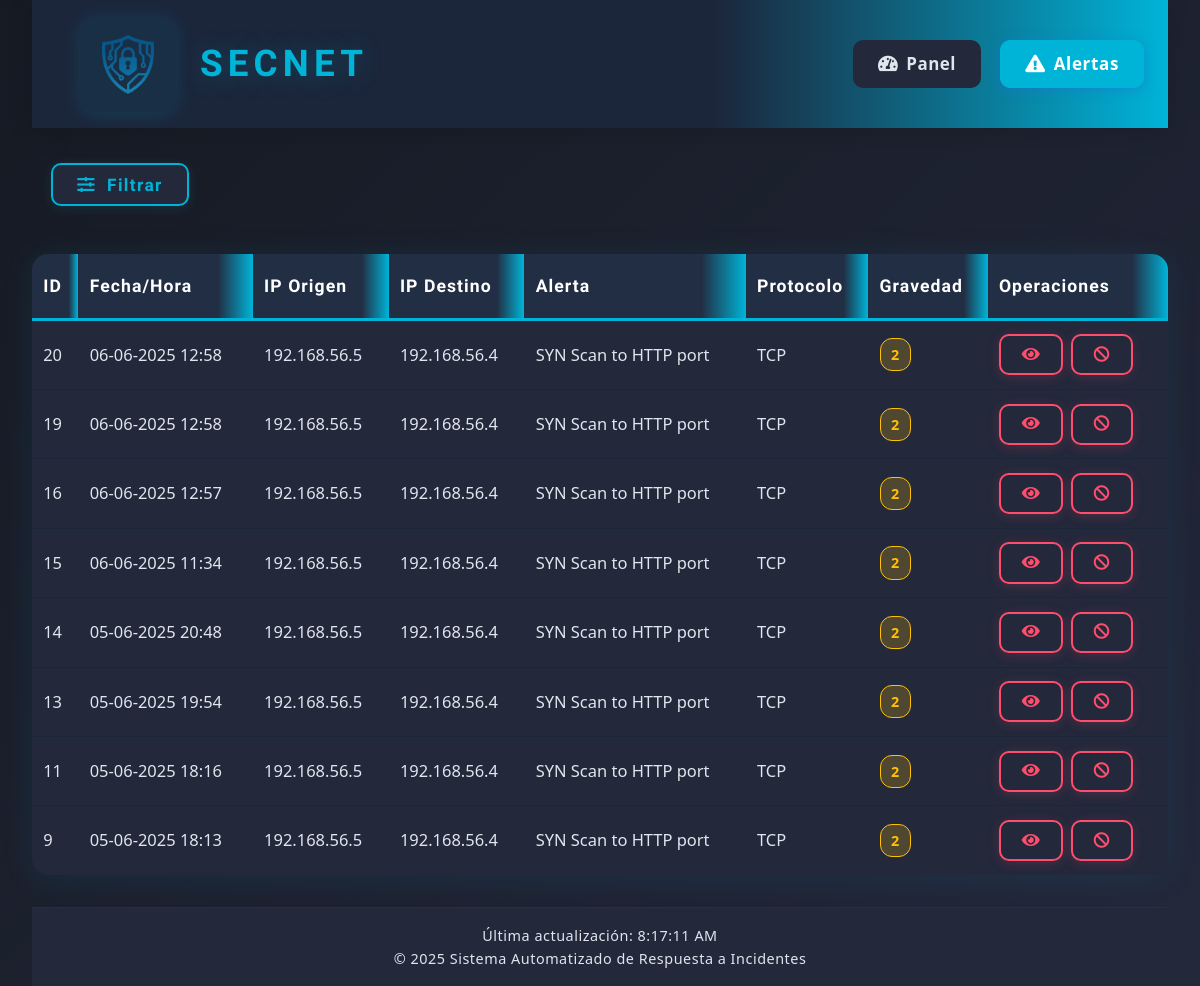
The app's page /web-interface/alerts.php?severity=2, older data.
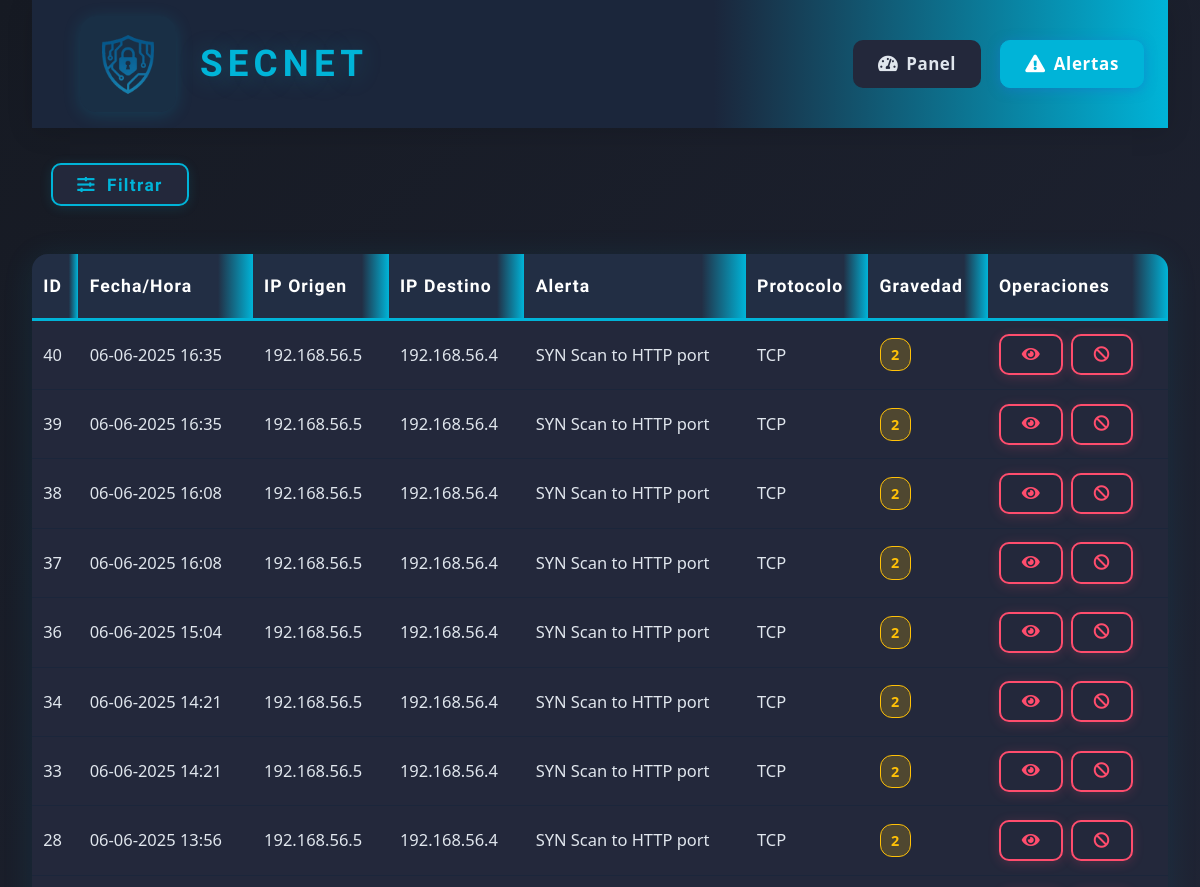
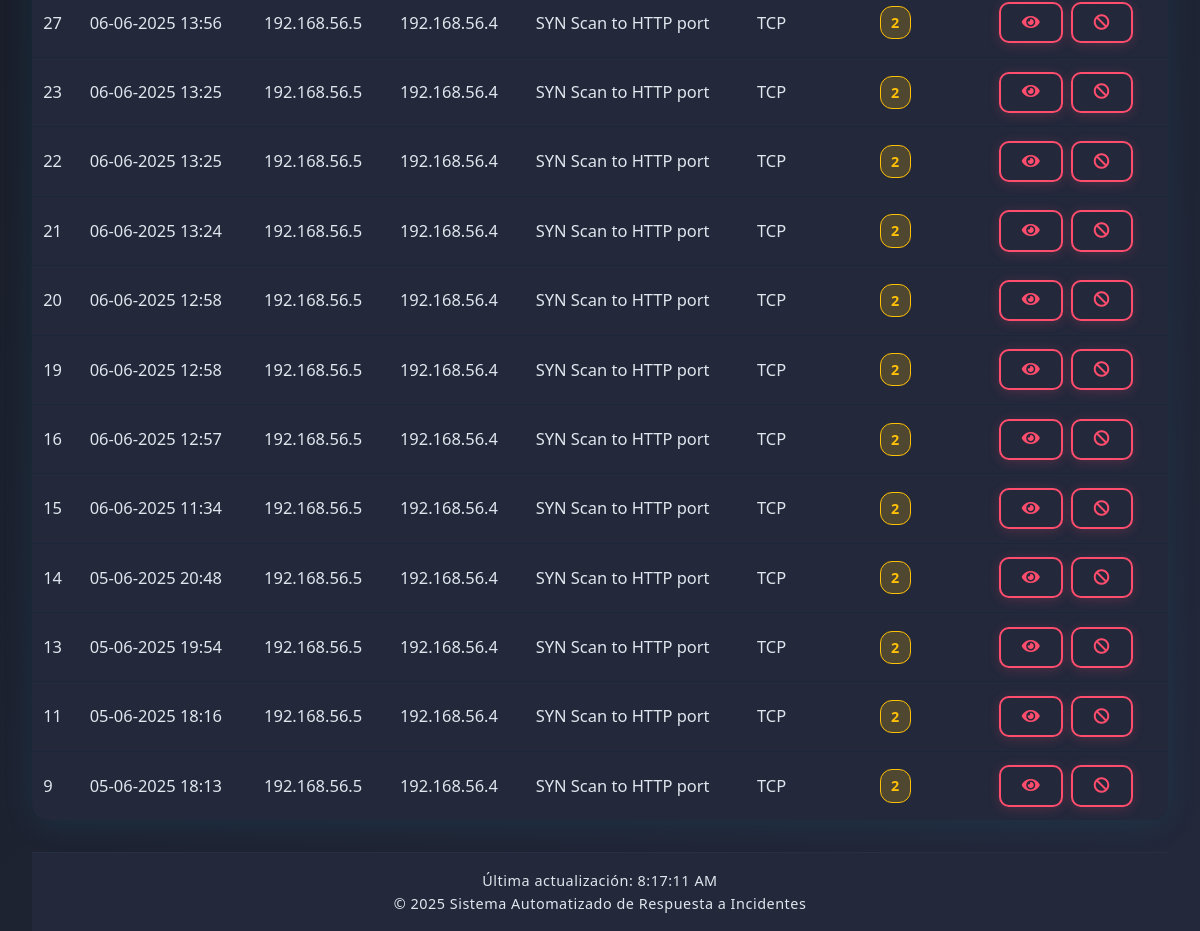
The same page, newer data (2 pictures, top to bottom).
### tables this page shows
CREATE TABLE alerts (
        id INTEGER PRIMARY KEY AUTOINCREMENT,
        timestamp TEXT,
        source_ip TEXT,
        source_port TEXT,
        destination_ip TEXT,
        dest_port TEXT,
        alert_message TEXT,
        severity INTEGER,
        protocol TEXT,
        action_taken TEXT,
        raw_data TEXT
    );

### web-interface/alerts.php (the view, shortened to what this page needs)
<!DOCTYPE html>
<html lang="es">
<head>
    <link rel="stylesheet" href="css/style.css">
    <link rel="stylesheet" href="https://cdnjs.cloudflare.com/ajax/libs/font-awesome/5.15.3/css/all.min.css">
</head>
<body>
    <div class="container">
        <header>
            <div class="logo-container">
                <a href="index.php" style="display:flex;align-items:center;text-decoration:none;">
                    <img src="assets/logo.png" alt="Logo">
                    <h1 style="font-family: 'Orbitron', sans-serif;">SecNet</h1>
                </a>
            </div>
            <nav>
                <ul>
                    <li><a href="index.php"><i class="fas fa-tachometer-alt"></i> Panel</a></li>
                    <li><a href="alerts.php" class="active"><i class="fas fa-exclamation-triangle"></i> Alertas</a></li>
                </ul>
            </nav>
        </header>
        <main>
            <section class="alerts-section">
                <button id="toggleFiltersBtn" class="filter-button" type="button" style="margin-bottom:1.2rem;"><i class="fas fa-sliders-h"></i> Filtrar</button>
                <div class="alerts-table">
                    <table class="tech-table">
                        <thead>
                            <tr>
                                <th>ID</th>
                                <th>Fecha/Hora</th>
                                <th>IP Origen</th>
                                <th>IP Destino</th>
                                <th>Alerta</th>
                                <th>Protocolo</th>
                                <th>Gravedad</th>
                                <th>Operaciones</th>
                            </tr>
                        </thead>
                        <tbody id="alertsTableBody">
                            <?php
                            $db = new SQLite3('/var/www/html/database/alerts.db');
                            $db->exec("PRAGMA timezone = 'Europe/Madris'");
                            $offset = isset($_GET['offset']) ? intval($_GET['offset']) : 0;
                            $limit = 30;
                            $query = "SELECT * FROM alerts WHERE 1=1";
                            $countQuery = "SELECT COUNT(*) as total FROM alerts WHERE 1=1";
                            $params = [];
                            if (isset($_GET['severity']) && $_GET['severity'] !== '') {
                                $severity = intval($_GET['severity']);
                                if ($severity === 3) {
                                    $query .= " AND severity >= 3";
                                    $countQuery .= " AND severity >= 3";
                                } else {
                                    $query .= " AND severity = :severity";
                                    $params[':severity'] = $severity;
                                }
                            }
                            $query .= " ORDER BY timestamp DESC LIMIT $limit OFFSET $offset";
                            $stmt = $db->prepare($query);
                            foreach ($params as $key => $value) {
                                $stmt->bindValue($key, $value, SQLITE3_TEXT);
                            }
                            $results = $stmt->execute();
                            while ($row = $results->fetchArray(SQLITE3_ASSOC)) {
                                echo '<tr>';
                                echo '<td>' . $row['id'] . '</td>';
                                $date = new DateTime($row['timestamp'], new DateTimeZone('UTC'));
                                $date->setTimezone(new DateTimeZone('Europe/Madrid'));
                                echo '<td data-timestamp="' . strtotime($row['timestamp']) . '">' . $date->format('d-m-Y H:i') . '</td>';
                                echo '<td>' . htmlspecialchars($row['source_ip']) . '</td>';
                                echo '<td>' . htmlspecialchars($row['destination_ip']) . '</td>';
                                echo '<td>' . htmlspecialchars($row['alert_message']) . '</td>';
                                echo '<td>' . htmlspecialchars($row['protocol']) . '</td>';
                                echo '<td><span class="gravedad-badge gravedad-' . (int)$row['severity'] . '">' . $row['severity'] . '</span></td>';
                                echo '<td>';
                                echo '<button class="action-btn alerta details-button" onclick="viewAlertDetails(' . $row['id'] . ')"><i class="fas fa-eye"></i></button> ';
                                echo '<button class="action-btn alerta block-button" onclick="blockIP(\'' . htmlspecialchars($row['source_ip']) . '\')"><i class="fas fa-ban"></i></button>';
                                echo '</td>';
                                echo '</tr>';
                            }
                            ?>
                        </tbody>
                    </table>
                </div>
            </section>
        </main>
        <footer class="footer-container">
            <p>&copy; <?php echo date('Y'); ?> Sistema Automatizado de Respuesta a Incidentes</p>
        </footer>
    </div>
</body>
</html>

Row changes from the older to the newer data that the page shows:
added alerts: id "40", timestamp "06-06-2025 16:35", source_ip "192.168.56.5", destination_ip "192.168.56.4", alert_message "SYN Scan to HTTP port", protocol "TCP", severity "2"
added alerts: id "39", timestamp "06-06-2025 16:35", source_ip "192.168.56.5", destination_ip "192.168.56.4", alert_message "SYN Scan to HTTP port", protocol "TCP", severity "2"
added alerts: id "38", timestamp "06-06-2025 16:08", source_ip "192.168.56.5", destination_ip "192.168.56.4", alert_message "SYN Scan to HTTP port", protocol "TCP", severity "2"
added alerts: id "37", timestamp "06-06-2025 16:08", source_ip "192.168.56.5", destination_ip "192.168.56.4", alert_message "SYN Scan to HTTP port", protocol "TCP", severity "2"
added alerts: id "36", timestamp "06-06-2025 15:04", source_ip "192.168.56.5", destination_ip "192.168.56.4", alert_message "SYN Scan to HTTP port", protocol "TCP", severity "2"
added alerts: id "34", timestamp "06-06-2025 14:21", source_ip "192.168.56.5", destination_ip "192.168.56.4", alert_message "SYN Scan to HTTP port", protocol "TCP", severity "2"
added alerts: id "33", timestamp "06-06-2025 14:21", source_ip "192.168.56.5", destination_ip "192.168.56.4", alert_message "SYN Scan to HTTP port", protocol "TCP", severity "2"
added alerts: id "28", timestamp "06-06-2025 13:56", source_ip "192.168.56.5", destination_ip "192.168.56.4", alert_message "SYN Scan to HTTP port", protocol "TCP", severity "2"
added alerts: id "27", timestamp "06-06-2025 13:56", source_ip "192.168.56.5", destination_ip "192.168.56.4", alert_message "SYN Scan to HTTP port", protocol "TCP", severity "2"
added alerts: id "23", timestamp "06-06-2025 13:25", source_ip "192.168.56.5", destination_ip "192.168.56.4", alert_message "SYN Scan to HTTP port", protocol "TCP", severity "2"
added alerts: id "22", timestamp "06-06-2025 13:25", source_ip "192.168.56.5", destination_ip "192.168.56.4", alert_message "SYN Scan to HTTP port", protocol "TCP", severity "2"
added alerts: id "21", timestamp "06-06-2025 13:24", source_ip "192.168.56.5", destination_ip "192.168.56.4", alert_message "SYN Scan to HTTP port", protocol "TCP", severity "2"
